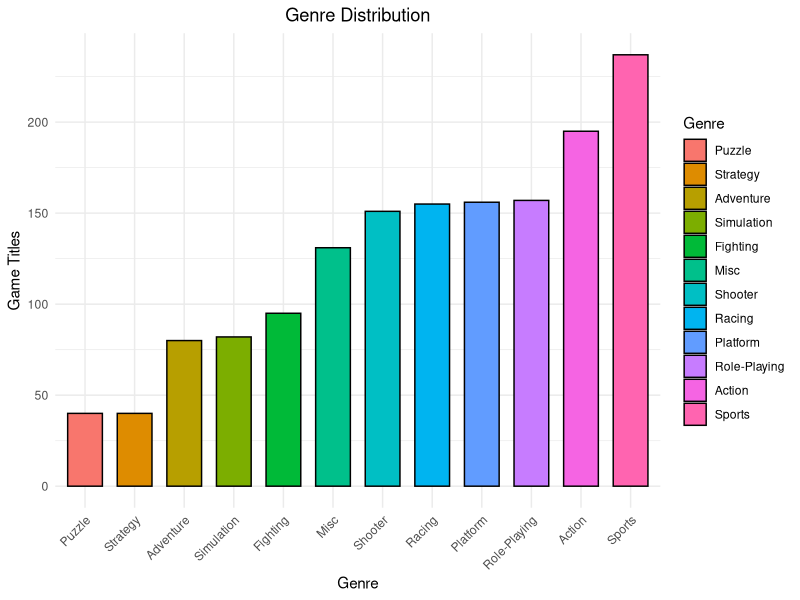
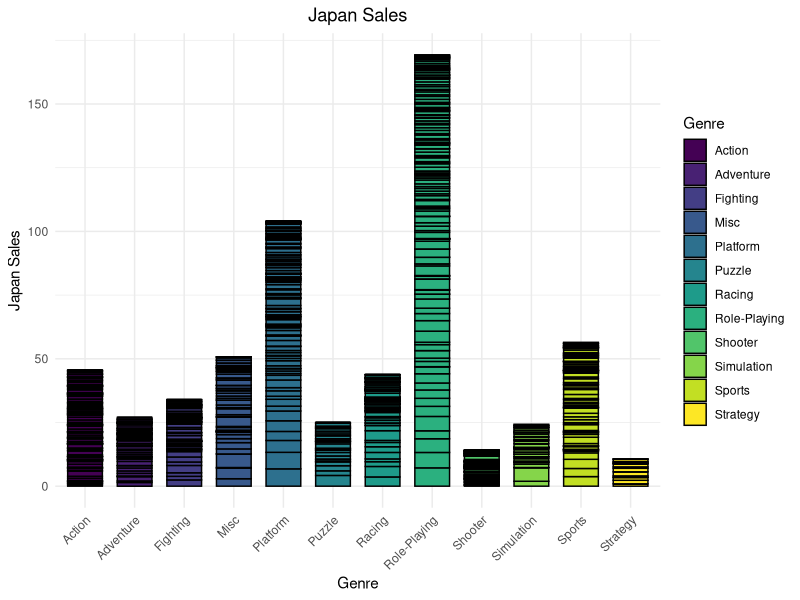

The R script that drew these images, in order:
## ---- chunk 1
library(readxl)
my_df <- read_excel("Video Games Sales.xlsx")
knitr::kable(head(my_df,10))
library(tidyverse)
## ---- chunk 2
title_genre<-my_df%>%
  select(Genre,`Game Title`)%>%
  group_by(Genre, `Game Title`)%>%
  summarise(count=n_distinct('Game Title'))%>%
  group_by(Genre) %>%
  summarise(TotalCount = sum(count))

suppressMessages({itle_genre<-my_df%>%
  select(Genre,`Game Title`)%>%
  group_by(Genre, `Game Title`)%>%
  summarise(count=n_distinct('Game Title'))%>%
  group_by(Genre) %>%
  summarise(TotalCount = sum(count))})

library(ggplot2)

title_genre$Genre <- reorder(title_genre$Genre, title_genre$TotalCount)

ggplot(data = title_genre, aes(x = Genre, y = TotalCount, fill = Genre)) +
  geom_col(color = "black", width = 0.7) +
  ggtitle("Genre Distribution") +
  xlab("Genre") +
  ylab("Game Titles") +
  theme_minimal() +
  theme(plot.title = element_text(hjust = 0.5),
        axis.text.x = element_text(angle = 45, hjust = 1))
## ---- chunk 3
library(ggplot2)

title_sales_Japan <- my_df %>%
  select(Genre, Japan) %>%
  group_by(Genre)

ggplot(data = title_sales_Japan, aes(x = Genre, y = Japan, fill = Genre)) +
  geom_col(color = "black", width = 0.7) +
  ggtitle("Japan Sales") +
  xlab("Genre") +
  ylab("Japan Sales") +
  scale_fill_viridis_d() +
  theme_minimal() +
  theme(plot.title = element_text(hjust = 0.5),
        axis.text.x = element_text(angle = 45, hjust = 1))

